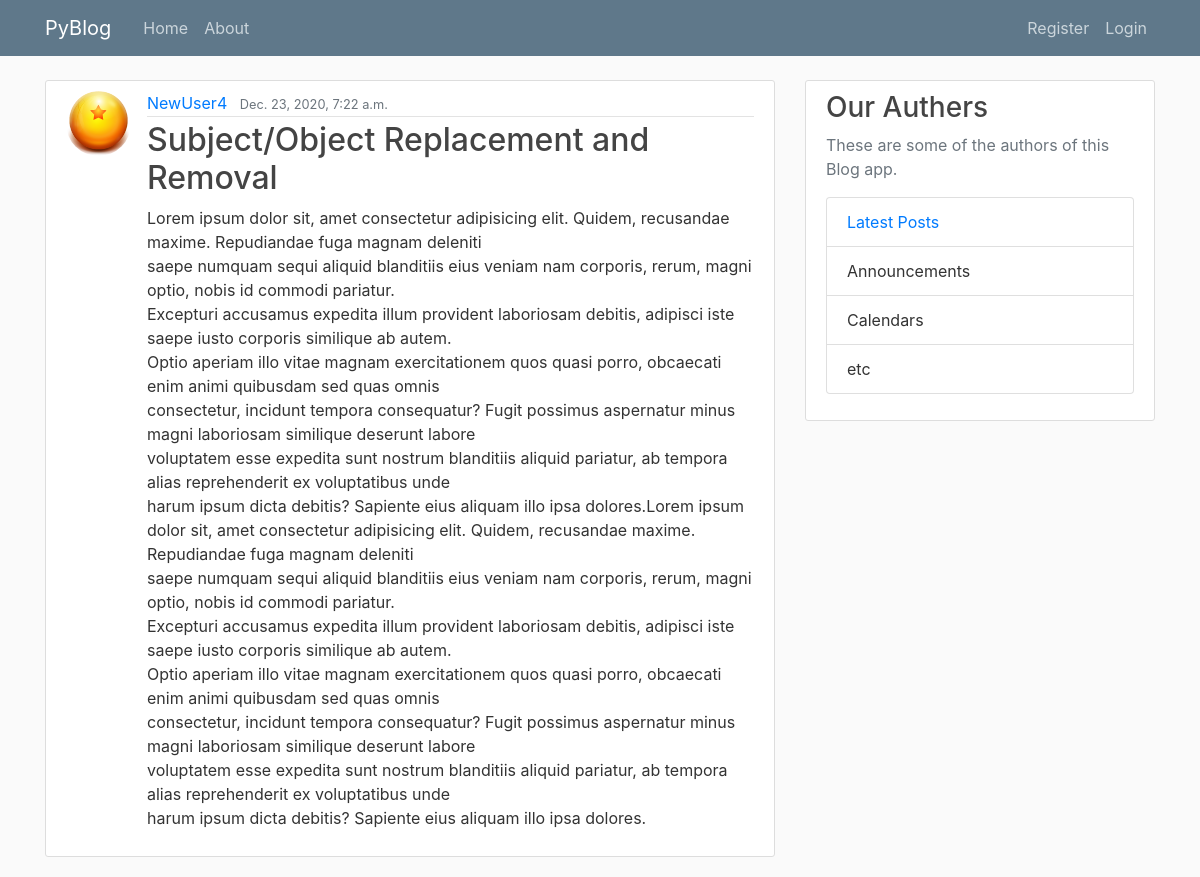
The app's page /post/97 with its own data.
### Blog/models.py (models this page shows, shortened)
class Post(models.Model):
    title = models.CharField(max_length=100)
    content = models.TextField()
    date_posted = models.DateTimeField(default=timezone.now)
    author = models.ForeignKey(User, on_delete=models.CASCADE)

### users/models.py (models this page shows, shortened)
class Profile(models.Model):
    user = models.OneToOneField(User, on_delete=models.CASCADE)
    image = models.ImageField(default='default.jpg', upload_to='profile_pics')

### Blog/views.py (the view)
# urls.py: path('post/<int:pk>', views.PostDetailView.as_view(), name='post-detail'),
class PostDetailView(DetailView):
    model = Post

### Blog/templates/Blog/post_detail.html (shortened to what this page needs)
{% extends 'Blog/base.html' %}
{% block content %}
<article class="media content-section">
    <img class="rounded-circle article-img" src="{{ post.author.profile.image.url }}">
    <div class="media-body">
        <div class="article-metadata">
            <a class="mr-2" href="{% url 'user-posts' object.author.username %}">{{ object.author }}</a>
            <small class="text-muted">{{ object.date_posted }}</small>
        </div>
        <h2 class="article-title">{{ object.title }}</h2>
        <p class="article-content">{{ object.content }}</p>
    </div>
</article>
{% endblock content %}

### Blog/static/Blog/main.css (style rules this page uses)
body { background: #fafafa; color: #333333; margin-top: 5rem; }
h1, h2, h3, h4, h5, h6 { color: #444444; }
.content-section { background: #ffffff; padding: 10px 20px; border: 1px solid #dddddd; border-radius: 3px; margin-bottom: 20px; }
.article-title { color: #444444; }
.article-content { white-space: pre-line; }
.article-img { height: 65px; width: 65px; margin-right: 16px; }
.article-metadata { padding-bottom: 1px; margin-bottom: 4px; border-bottom: 1px solid #e3e3e3 }

### records on screen
Post: author.profile.image (placeholder picture), author "NewUser4", date_posted "Dec. 23, 2020, 7:22 a.m.", title "Subject/Object Replacement and Removal", content "Lorem ipsum dolor sit, amet consectetur adipisicing elit. Quidem, recusandae maxime. Repudiandae fuga magnam deleniti saepe numquam sequi aliquid blanditiis eius veniam nam corporis, rerum, magni optio, nobis id commodi pariatur. Excepturi accusamus expedita illum provident laboriosam debitis, adipisci iste saepe iusto corporis similique ab autem. Optio aperiam illo vitae magnam exercitationem quos quasi porro, obcaecati enim animi quibusdam sed quas omnis consectetur, incidunt tempora consequatur? Fugit possimus aspernatur minus magni laboriosam similique deserunt labore voluptatem esse expedita sunt nostrum blanditiis aliquid pariatur, ab tempora alias reprehenderit ex voluptatibus unde…"
